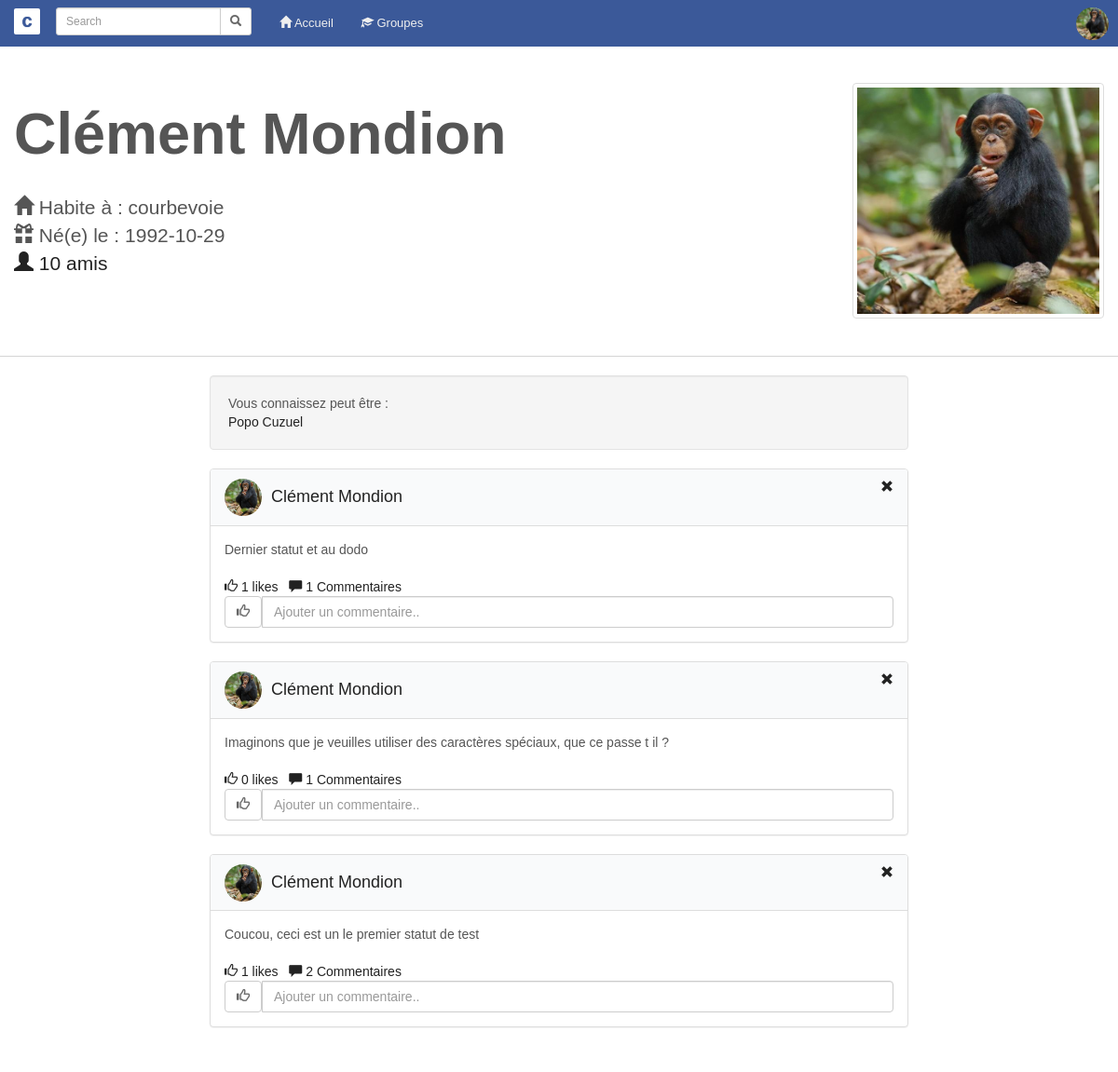
The page /php/profile.php?id=2 (signed in) on the database its author committed.
### tables this page shows
CREATE TABLE `Users` (
  `iduser` int(11) NOT NULL,
  `nom` varchar(50) NOT NULL,
  `prenom` varchar(50) NOT NULL,
  `date_naissance` date NOT NULL,
  `lien_photo` varchar(100) NOT NULL,
  `date_inscription` timestamp NOT NULL DEFAULT CURRENT_TIMESTAMP,
  `mail` varchar(100) NOT NULL,
  `ville_origine` varchar(100) NOT NULL,
  `ville_residence` varchar(100) NOT NULL,
  `idsection` int(11) NOT NULL,
  `password` varchar(32) NOT NULL
);

CREATE TABLE `Statut` (
  `idstatut` int(11) NOT NULL,
  `texte` text NOT NULL,
  `heure` timestamp NOT NULL DEFAULT CURRENT_TIMESTAMP,
  `iduser` int(11) NOT NULL
);

### php/profile.php (the view, shortened to what this page needs)
<?php
include("config.php");
$ownerId = $_GET["id"];
$userId = $_SESSION["id"];
$userInfoStmt = $conn->prepare('SELECT * FROM Users WHERE iduser=:id');
$userInfoStmt->execute(array('id' => $ownerId));
$owner = $userInfoStmt->fetchAll();
$userInfoStmt->execute(array('id' => $userId));
$user = $userInfoStmt->fetchAll();
$statusListStmt = $conn->prepare('SELECT * FROM Statut WHERE iduser=:id ORDER BY Statut.heure DESC');
$statusListStmt->execute(array('id' => $ownerId));
$statusList = $statusListStmt->fetchAll();
$friendsStmt = $conn->prepare('SELECT Users.* FROM Amis, Users WHERE (Amis.iduser2=:id AND Users.iduser=Amis.iduser1) OR (Amis.iduser1=:id AND Users.iduser=Amis.iduser2)');
$friendsStmt->execute(array('id' => $ownerId));
$friends = $friendsStmt->fetchAll();
$likesListStmt = $conn->prepare('SELECT * FROM Likes WHERE idstatut=:id');
$commentsListStmt = $conn->prepare('SELECT * FROM Commentaires WHERE idstatut=:id');
if ($userId == $ownerId) {
    $isFriend = -1;
} else {
    $isFriendStmt = $conn->prepare('SELECT * FROM Amis WHERE (iduser1=:iduser1 AND iduser2=:iduser2) OR (iduser1=:iduser2 AND iduser2=:iduser1)');
    $isFriendStmt->execute(array('iduser1' => $ownerId, 'iduser2' => $userId));
    $isFriend = $isFriendStmt->rowCount();
}
?>
<?php include("header.php"); ?>
<!DOCTYPE html>
<html lang="en">
<head>
</head>
<body>
<div class="jumbotron">
    <div class="row">
        <div class="col-xs-6 col-md-9">
            <h1><?php echo $owner[0]["prenom"] . " " . $owner[0]["nom"]; ?></h1>
            <br>
            <p>
                <span class="glyphicon glyphicon-home"></span> Habite à : <?php echo $owner[0]["ville_residence"]; ?>
                <br>
                <span class="glyphicon glyphicon-gift"></span> Né(e) le : <?php echo $owner[0]["date_naissance"]; ?>
                <br>
                <a href="#" data-toggle="modal" data-target="#friendslist<?php echo $owner[0]["iduser"]; ?>"><span
                        class="glyphicon glyphicon-user"></span> <?php echo count($friends); ?> amis</a>
            </p>
        </div>
        <div class="col-xs-6 col-md-3">
            <a href="#" data-toggle="modal"
               data-target="#<?php if ($isFriend == -1) {
                   echo "photoupdate";
               } else if ($isFriend == 1) {
                   echo "photodisplay";
               } ?>" class="thumbnail">
                <img src="<?php echo $owner[0]["lien_photo"]; ?>" width="320" height="320">
            </a>
        </div>
    </div>
    <hr>
    <?php if ($isFriend == -1): ?>
    <div class="container-fluid">
        <div class="row">
            <div class="col-lg-8 col-lg-offset-2">
                <?php include("suggest.php"); ?>
            </div>
        </div>
    </div>
    <?php endif; ?>
    <?php foreach ($statusList as $status): ?>
        <?php
        $likesListStmt->execute(array('id' => $status["idstatut"]));
        $commentsListStmt->execute(array('id' => $status["idstatut"]));
        $likesCount = $likesListStmt->rowCount();
        $commentsCount = $commentsListStmt->rowCount();
        ?>
        <div class="container-fluid">
            <div class="row">
                <div class="col-lg-8 col-lg-offset-2">
                    <?php include("post.php"); ?>
                </div>
            </div>
        </div>
    <?php endforeach ?>
</div>
</body>
</html>

### php/header.php (shortened to what this page needs)
<!DOCTYPE html>
<html lang="en">
<head>
    <link href="../css/bootstrap.min.css" rel="stylesheet">
    <link href="../css/styles.css" rel="stylesheet">
</head>
<body>
<div>
    <div class="wrapper">
        <div class="column col-sm-12 col-xs-12" id="main">
            <div class="navbar navbar-blue navbar-static-top">
                <div class="navbar-header">
                    <a href="index.php" class="navbar-brand logo">c</a>
                </div>
                <nav class="collapse navbar-collapse" role="navigation">
                    <form class="navbar-form navbar-left" action="search.php">
                        <div class="input-group input-group-sm" style="max-width:500px;">
                            <input type="text" class="form-control" placeholder="Search" name="search" id="search">
                            <div class="input-group-btn">
                                <button class="btn btn-default" type="submit"><i class="glyphicon glyphicon-search"></i>
                                </button>
                            </div>
                        </div>
                    </form>
                    <ul class="nav navbar-nav">
                        <li>
                            <a href="index.php"><i class="glyphicon glyphicon-home"></i> Accueil</a>
                        </li>
                        <li>
                            <a href="user_list.php" role="button"><i class="glyphicon glyphicon-education"></i>
                                Groupes</a>
                        </li>
                    </ul>
                    <ul class="nav navbar-nav navbar-right">
                        <li class="dropdown">
                            <a href="" class="dropdown-toggle" data-toggle="dropdown"><img
                                    src="<?php echo $user[0]["lien_photo"]; ?>"
                                    class="profile-image img-circle"></a>
                        </li>
                    </ul>
                </nav>
            </div>
        </div>
    </div>
</div>
</body>
</html>

### php/suggest.php (shortened to what this page needs)
<?php
include("config.php");
$userId = $_SESSION["id"];
$userInfoStmt = $conn->prepare('SELECT * FROM Users WHERE iduser=:id');
$userInfoStmt->execute(array('id' => $userId));
$user = $userInfoStmt->fetchAll();
$usersFromGroupStmt = $conn->prepare('SELECT * FROM Users WHERE idsection=:id or ville_origine = :vo or ville_residence = :vr');
$usersFromGroupStmt->execute(array('id' => $user[0]["idsection"], 'vo' => $user[0]["ville_origine"], 'vr' => $user[0]["ville_residence"]));
$groupUsersList = $usersFromGroupStmt->fetchAll();
$suggestList = array();
foreach ($groupUsersList as $groupUser) {
    $areFriendsStmt = $conn->prepare('SELECT * FROM Amis WHERE (iduser1 = :id1 AND iduser2 = :id2) OR (iduser2 = :id1 AND iduser1 = :id2)');
    $areFriendsStmt->execute(array('id1' => $groupUser["iduser"], 'id2' => $userId));
    $areFriends = $areFriendsStmt->rowCount();
    if ($areFriends == 0 && $groupUser["iduser"] != $userId){
        $suggestList[] = $groupUser;
    }
}
?>
<?php if(count($suggestList) > 0) :?>
<div class="well">
    Vous connaissez peut être : <br>
<?php foreach ($suggestList as $suggest) : ?>
    <a href="profile.php?id=<?php echo $suggest["iduser"];?>"><?php echo $suggest["prenom"]." ".$suggest["nom"];?></a>
    <br>
<?php endforeach; ?>
<?php endif; ?>
</div>

### php/post.php (shortened to what this page needs)
<div class="panel panel-default">
    <div class="panel-heading">
        <?php if ($status["iduser"] == $_SESSION["id"]): ?>
            <a href="remove.php?id=<?php echo $status["idstatut"];?>"><span class="glyphicon glyphicon-remove pull-right"></span></a>
        <?php endif ?>
        <a href="profile.php?id=<?php echo $status["iduser"]; ?>"><img
                src="<?php echo $owner[0]["lien_photo"]; ?>" class="img-circle pull-left" width="40" height="40">
            <h4>&nbsp;<?php echo " " . $owner[0]["prenom"] . " " . $owner[0]["nom"]; ?></h4></a>
    </div>
    <div class="panel-body">
        <?php echo $status["texte"]; ?>
        <br>
        <a href="#" data-toggle="modal"
              data-target="#likeslist<?php echo $status["idstatut"]; ?>"><span class="glyphicon glyphicon-thumbs-up"></span> <?php echo $likesCount; ?> likes</a>
        <a href="#" data-toggle="modal"
              data-target="#commentslist<?php echo $status["idstatut"]; ?>"><span class="glyphicon glyphicon-comment"></span> <?php echo $commentsCount; ?> Commentaires</a>
        <div class="input-group">
            <div class="input-group-btn">
                <form class="like" action="like.php" method="get">
                    <button class="btn btn-default" type="submit" name="id" value="<?php echo $status["idstatut"]; ?>">
                        <i class="glyphicon glyphicon-thumbs-up"></i></button>
                </form>
            </div>
            <form action="comment.php" method="get">
                <input type="text" class="form-control" name="texte" id="texte"
                       placeholder="Ajouter un commentaire..">
            </form>
        </div>
    </div>
</div>
                <?php foreach ($comments as $comment) : ?>
                    <?php
                    $stmt = $conn->prepare('SELECT * FROM Users WHERE iduser=:id');
                    $stmt->execute(array('id' => $comment["iduser"]));
                    $name = $stmt->fetchAll();
                    ?>
                <?php endforeach ?>

### css/styles.css (style rules this page uses)
html, body { padding-top: 20px; height: 100%; font-family:verdana,arial,sans-serif; color:#555555; }
.nav { font-family:Arial,sans-serif; font-size:13px; }
a { color:#222222; }
hr { border-color:#dedede; }
.wrapper, .row { height: 100%; margin-left:0; margin-right:0; }
.wrapper:before, .wrapper:after, .column:before, .column:after { content: ""; display: table; }
.wrapper:after, .column:after { clear: both; }
.column { height: 100%; overflow: auto; *zoom:1; }
.navbar-blue { border-width:0; background-color:#3B5999; color:#ffffff; font-family:arial,sans-serif; top:0; position:fixed; width:inherit; }
.navbar-blue li > a,.navbar-toggle { color:#efefef; }
#main { background-color:#e9eaed; padding-left:0; padding-right:0; }
#main .img-circle { margin-top:-10px; margin-bottom:-10px; margin-right:10px; height:35px; width:35px; }
.logo { display:block; padding:3px; background-color:#fff; color:#3B5999; height:28px; width:28px; margin:9px; margin-right:2px; margin-left:15px; font-size:20px; font-weight:700; text-align:center; text-decoration:none; text-shadow:0 0 1px; border-radius:2px; }
h1,h2,h3 { font-weight:800; }
.btn-default { color:#666666; text-shadow:0 0 1px rgba(0,0,0,.3); }
.jumbotron { background-color:white; }
.panel-default .panel-heading { background-color:#f9fafb; color:#555555; }

### rows shown on the page
users: lien_photo (picture), prenom "Clément", nom "Mondion", ville_residence "courbevoie", date_naissance "1992-10-29"
users: prenom "Popo", nom "Cuzuel"
statut: iduser.lien_photo (picture), iduser.prenom "Clément", iduser.nom "Mondion", texte "Dernier statut et au dodo", likesCount "1", commentsCount "1", $status["idstatut"] 23 (drawn)
statut: iduser.lien_photo (picture), iduser.prenom "Clément", iduser.nom "Mondion", texte "Imaginons que je veuilles utiliser des caractères spéciaux, que ce passe t il ?", likesCount "0", commentsCount "1", $status["idstatut"] 19 (drawn)
statut: iduser.lien_photo (picture), iduser.prenom "Clément", iduser.nom "Mondion", texte "Coucou, ceci est un le premier statut de test", likesCount "1", commentsCount "2"

### other values the page prints
count($friends) "10"
